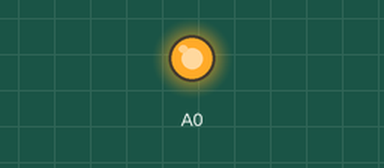
This sketch was run on a simulated Arduino Uno, built with avr-gcc and run on an emulated ATmega328P. On the bench: output pins drawn as LEDs (lit = HIGH). What the sketch prints to the serial monitor is not drawn.

Above: at 0.1 s.
Timing chart, 0 to 1.6 s (numbered marks = the images above):
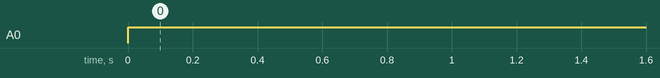

The sketch:

nunchuk-analog-led.ino
```cpp
// nunchack light analog
// 3 November 2015
//

#include <Wire.h>
#include <ArduinoNunchuk.h>

int red = 7;
int blue = 8;
int green = 9;

#define BAUDRATE 19200
//19200

ArduinoNunchuk nunchuk = ArduinoNunchuk();

void setup() {
  // put your setup code here
  Serial.begin(BAUDRATE);
   nunchuk.init();

}
  void loop() {
   nunchuk.update();

  int y = nunchuk.accelY;
  int x = nunchuk.accelX;
  int z = nunchuk.accelZ;


  Serial.print("  aX= ");
  Serial.print(nunchuk.accelX, DEC);
  Serial.print("    aY= ");
  Serial.print(nunchuk.accelY, DEC);
  Serial.print("    aZ= ");
  Serial.println(nunchuk.accelZ, DEC);

     analogWrite(A0,x);
     delay(100);

  }
```

Measured:
- by itself, A0: LOW → HIGH at 0.00 s
